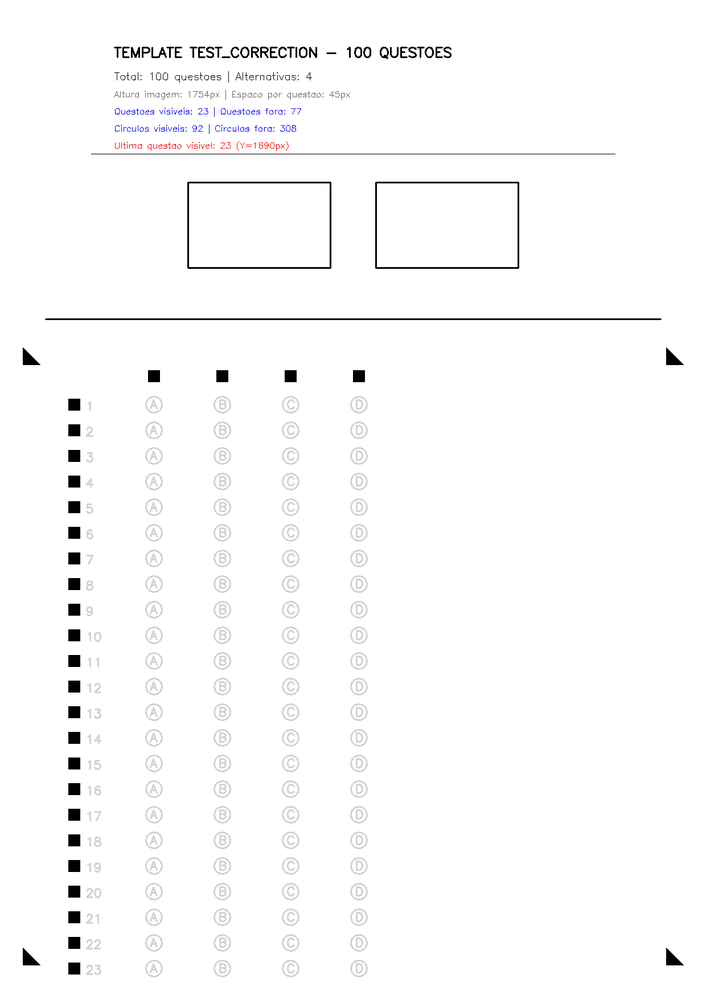
#> input picture test_correction_template_100_questions.png, 706 x 999 px, shrunk from 1240 x 1754 before the run
$ python -i nova_estrategia_deteccao_bolhas.py   (imports and definitions only)
#> lines starting #> are read from the running program, lines starting #| are printed output that depends on the picture; after the words box and inside, x2 and y2 are one past the last pixel; in counts of white or black regions, pixels touching at a corner belong together
"""
NOVA ABORDAGEM: Detecção baseada em realidade, não em grid teórico

Princípio: Deixe a imagem dizer onde estão as bolhas.
Não force a imagem a se encaixar num modelo rígido.

Fluxo:
1. Threshold adaptativo + Morphology
2. Encontrar contornos (bolhas reais)
3. Filtrar por área + circularidade + bounding box quadrado
4. Agrupar por LINHAS (clustering por Y)
5. Classificar RELATIVAMENTE (esquerda→direita = A→D)
6. Fill ratio em bolhas reais (não esperadas)
"""

import cv2
import numpy as np
from scipy import stats
from collections import defaultdict

def detectar_bolhas_robustas(block_img_gray):
    """
    Detectar bolhas usando threshold adaptativo + morphology.

    ✅ Sem HoughCircles
    ✅ Sem grid virtual
    ✅ Baseado em contornos reais
    """

    h, w = block_img_gray.shape[:2]
#> h = 999; w = 706

    # Tentar múltiplos métodos e combinar
    bolhas_totais = set()

    # Método 1: Threshold adaptativo (para imagens reais com variação de iluminação)
    thresh1 = cv2.adaptiveThreshold(
        block_img_gray,
        255,
        cv2.ADAPTIVE_THRESH_GAUSSIAN_C,
        cv2.THRESH_BINARY,
        blockSize=21,
        C=10
    )
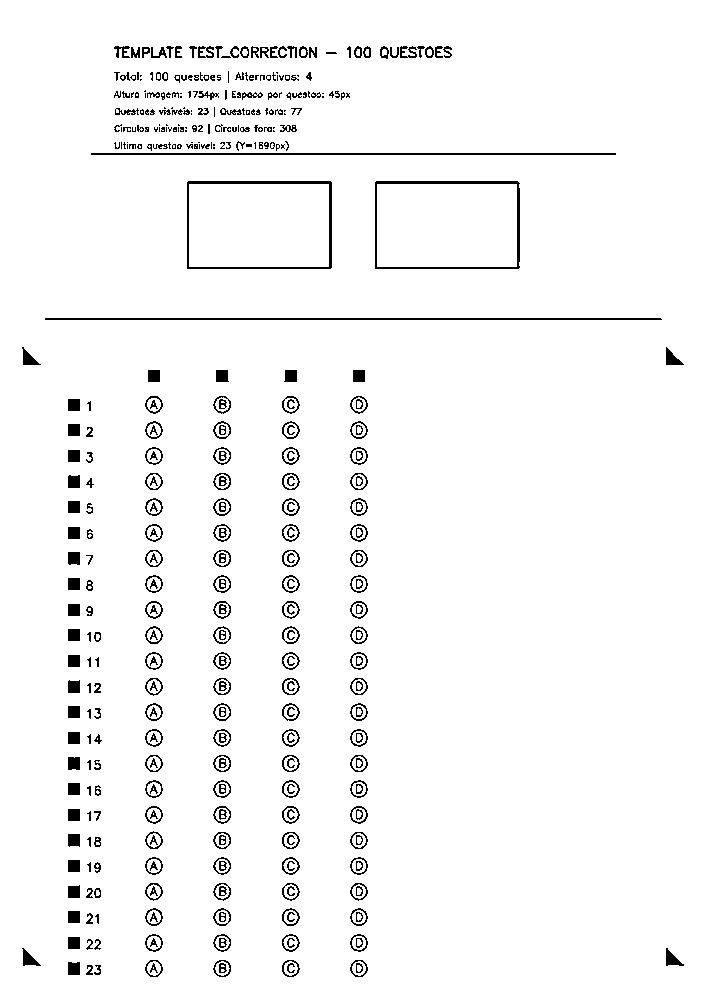
#> thresh1: shape (999, 706); 96.3% white; black in thin lines or dots, all inside (x1, y1, x2, y2) = (22, 46, 684, 977)

    # Método 2: Threshold simples (para casos mais diretos)
    _, thresh2 = cv2.threshold(block_img_gray, 100, 255, cv2.THRESH_BINARY)
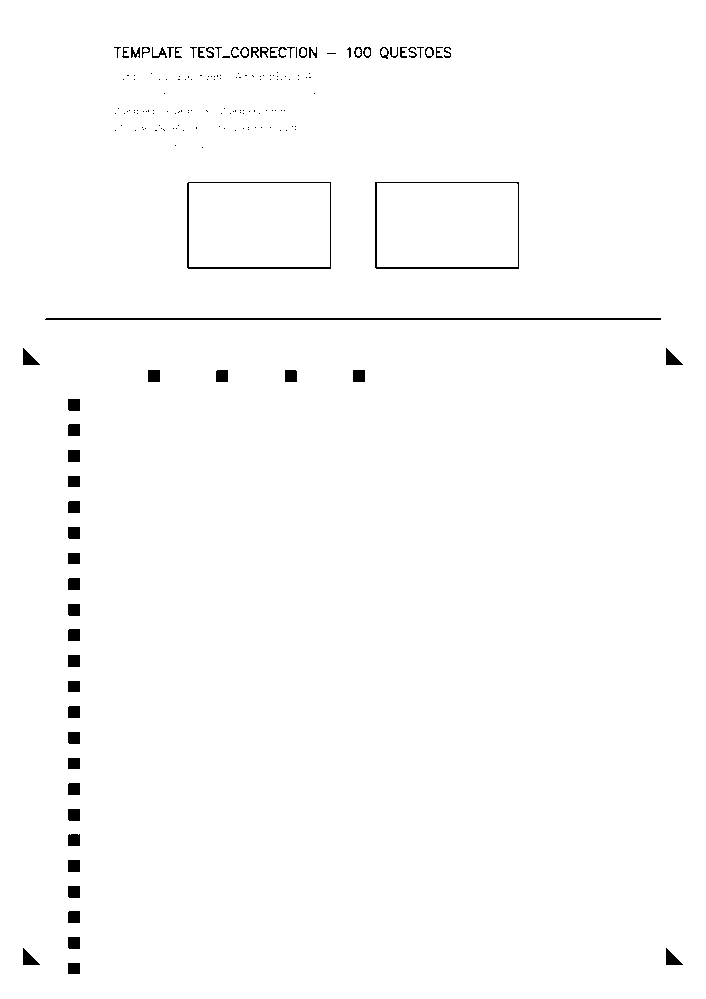
#> thresh2: shape (999, 706); 98.8% white; 183 black regions (123 under 20 px), largest, box (x1, y1, x2, y2) and area: (45, 318, 661, 320) 1231, (375, 182, 519, 269) 684, (187, 182, 331, 269) 682

    # Método 3: Threshold Otsu (adaptativo automático)
    _, thresh3 = cv2.threshold(block_img_gray, 0, 255, cv2.THRESH_BINARY + cv2.THRESH_OTSU)
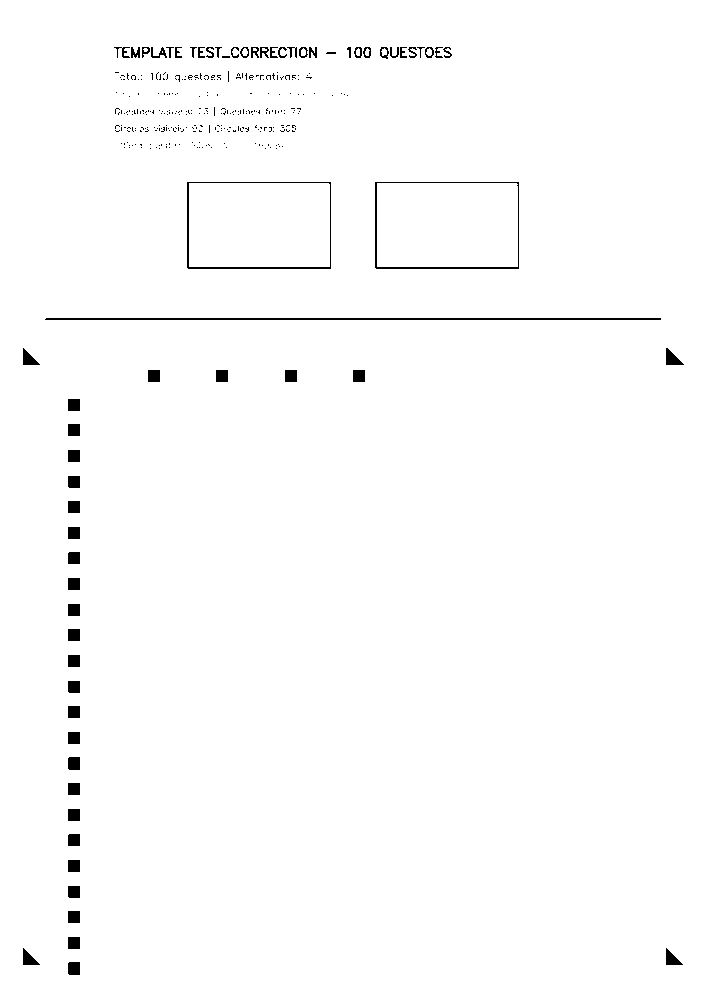
#> thresh3: shape (999, 706); 98.7% white; 344 black regions (280 under 20 px), largest, box (x1, y1, x2, y2) and area: (45, 318, 661, 320) 1231, (375, 182, 519, 269) 685, (187, 182, 331, 269) 684

    thresholds = [thresh1, thresh2, thresh3]

    for thresh_idx, thresh in enumerate(thresholds):
        # Morphology
        kernel = cv2.getStructuringElement(cv2.MORPH_ELLIPSE, (3, 3))
        thresh = cv2.morphologyEx(thresh, cv2.MORPH_OPEN, kernel, iterations=1)
        thresh = cv2.morphologyEx(thresh, cv2.MORPH_CLOSE, kernel, iterations=1)

        # Encontrar contornos
        contours, _ = cv2.findContours(thresh, cv2.RETR_EXTERNAL, cv2.CHAIN_APPROX_SIMPLE)

        for contour in contours:
            area = cv2.contourArea(contour)

            # Filtro 1: Área (bolha típica: raio ~7px = área ~150px²)
            if area < 80 or area > 300:
                continue

            # Filtro 2: Bounding box aproximadamente quadrado
            x, y, w_bb, h_bb = cv2.boundingRect(contour)
            aspect_ratio = float(w_bb) / h_bb if h_bb > 0 else 0
            if aspect_ratio < 0.7 or aspect_ratio > 1.3:
                continue

            # Filtro 3: Circularidade
            perimeter = cv2.arcLength(contour, True)
            if perimeter == 0:
                continue
            circularity = 4 * np.pi * area / (perimeter ** 2)
            if circularity < 0.6:
                continue

            # ✅ Bolha válida
            M = cv2.moments(contour)
            if M["m00"] == 0:
                continue

            cx = int(M["m10"] / M["m00"])
            cy = int(M["m01"] / M["m00"])
            radius = int(np.sqrt(area / np.pi))

            # Usar tupla (cx, cy) como chave única para evitar duplicatas
            bolhas_totais.add((cx, cy, radius, area, circularity))
#> this loop made 3 passes
#> pass 1, in detectar_bolhas_robustas, `thresh = cv2.morphologyEx(thresh, cv2.MORPH_OPEN, kernel, iterations=1)`:
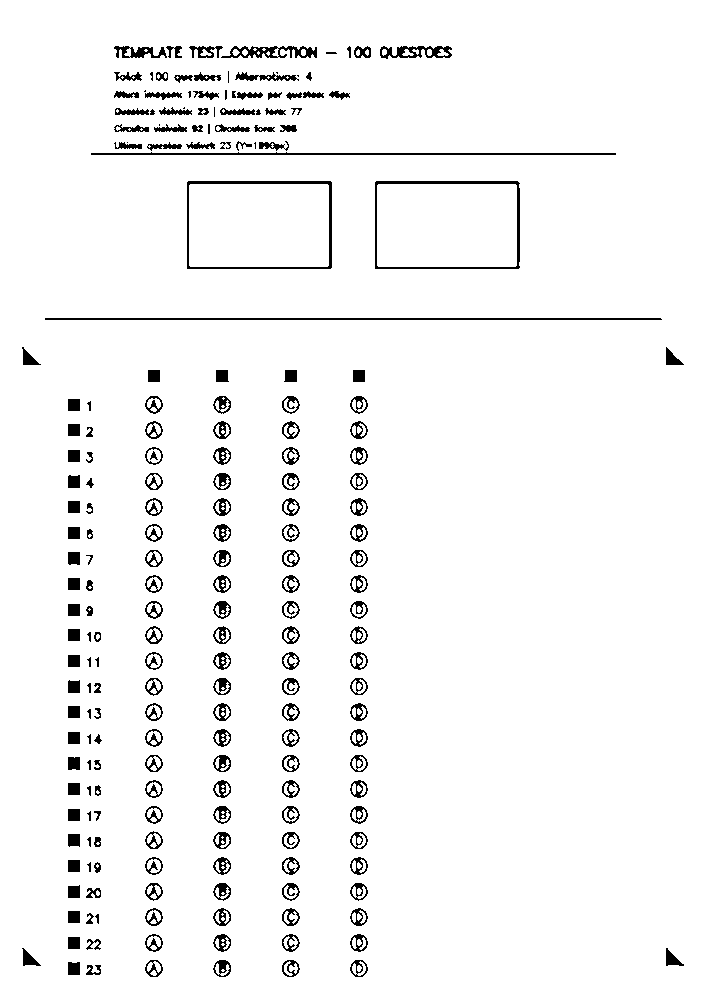
#> thresh: shape (999, 706); 95.9% white; 218 black regions (12 under 20 px), largest, box (x1, y1, x2, y2) and area: (45, 318, 662, 320) 1233, (187, 181, 332, 269) 1141, (375, 181, 520, 269) 1131
#> pass 1, in detectar_bolhas_robustas, `thresh = cv2.morphologyEx(thresh, cv2.MORPH_CLOSE, kernel, iterations=1)`:
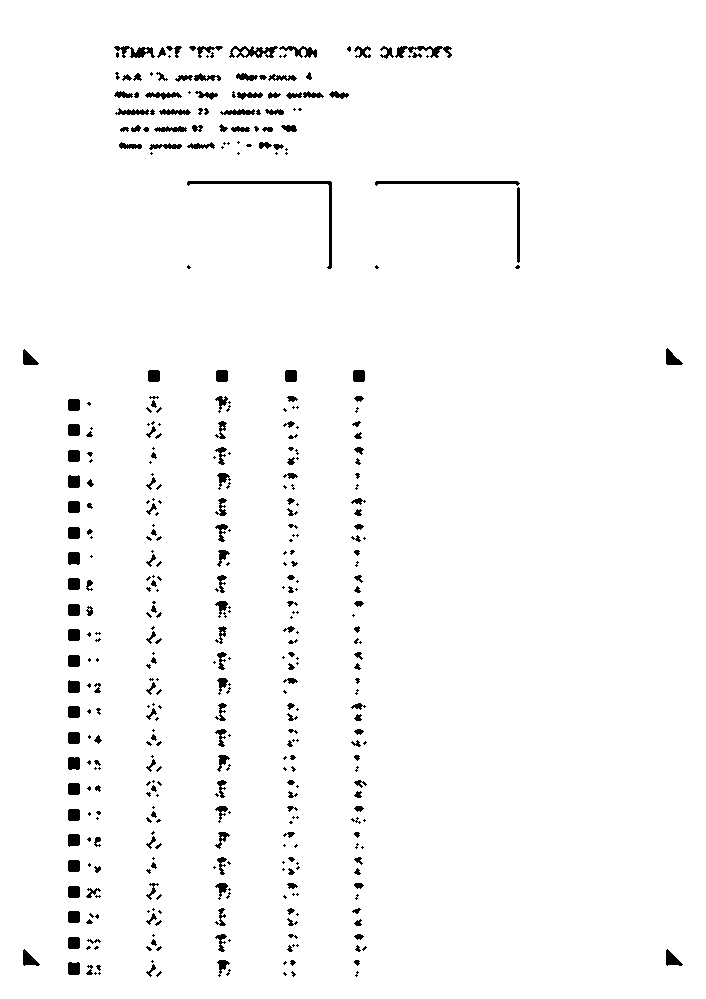
#> thresh: shape (999, 706); 97.5% white; 438 black regions (222 under 20 px), largest, box (x1, y1, x2, y2) and area: (187, 181, 332, 269) 696, (375, 181, 520, 186) 439, (229, 46, 278, 58) 301
#> pass 2, in detectar_bolhas_robustas, `thresh = cv2.morphologyEx(thresh, cv2.MORPH_CLOSE, kernel, iterations=1)`:
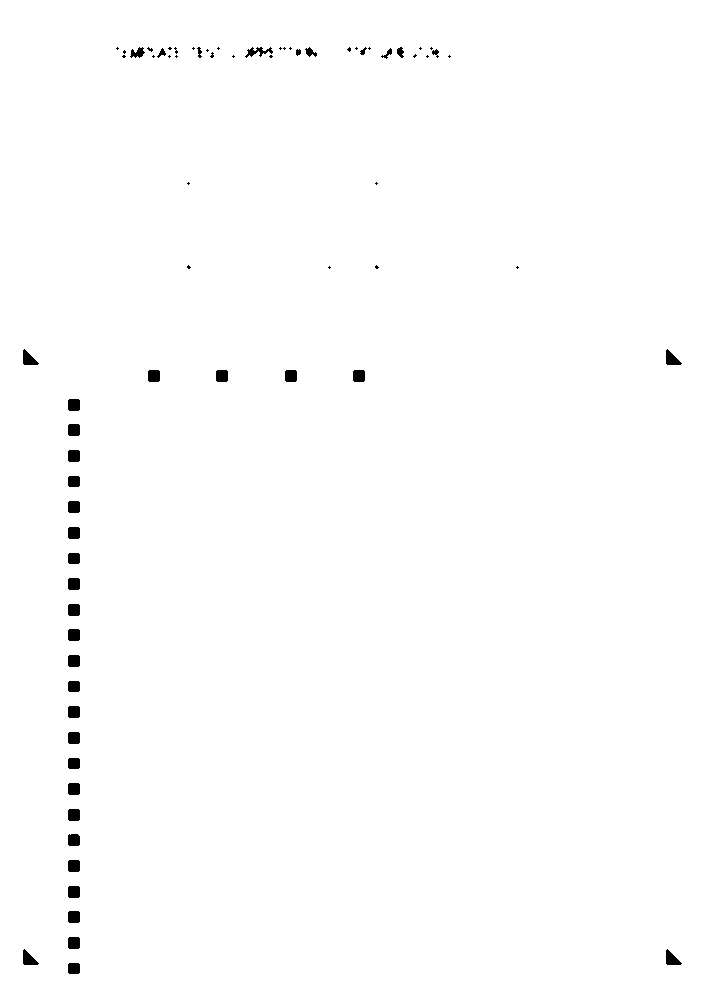
#> thresh: shape (999, 706); 99.3% white; 73 black regions (32 under 20 px), largest, box (x1, y1, x2, y2) and area: (23, 349, 39, 365) 148, (666, 349, 682, 365) 148, (23, 949, 39, 965) 148
#> after the loop, bolhas_totais = 0 items

    # Converter de volta para lista
    bolhas = []
    for cx, cy, radius, area, circularity in bolhas_totais:
        bolhas.append({
            'cx': cx,
            'cy': cy,
            'radius': radius,
            'area': area,
            'circularity': circularity
        })
#> this loop made 0 passes
#> after the loop, bolhas = []

    print(f"[INFO] Detectadas {len(bolhas)} bolhas (testados {len(thresholds)} métodos de threshold)")
#| [INFO] Detectadas 0 bolhas (testados 3 métodos de threshold)
    return bolhas, thresh1


# [191 lines left out: functions agrupar_bolhas_por_linhas, classificar_alternativas, medir_fill_ratio_robusto, classificar_resposta_questao, processar_bloco_robusto, not called in this run]


# ============================================================================
# TESTE COM IMAGEM SINTÉTICA
# ============================================================================

# [55 lines not run here, left out]

>>> import cv2
>>> picture = cv2.imread('test_correction_template_100_questions.png', cv2.IMREAD_GRAYSCALE)
>>> result = detectar_bolhas_robustas(picture)
